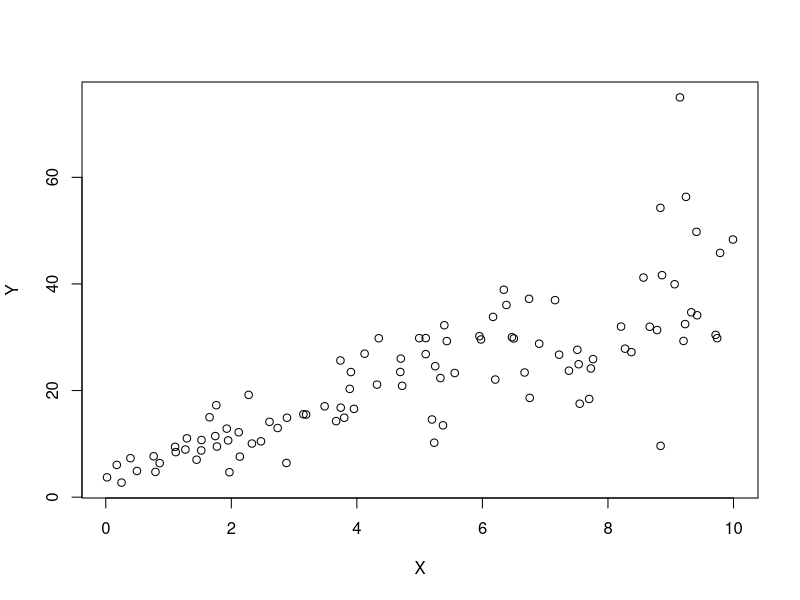
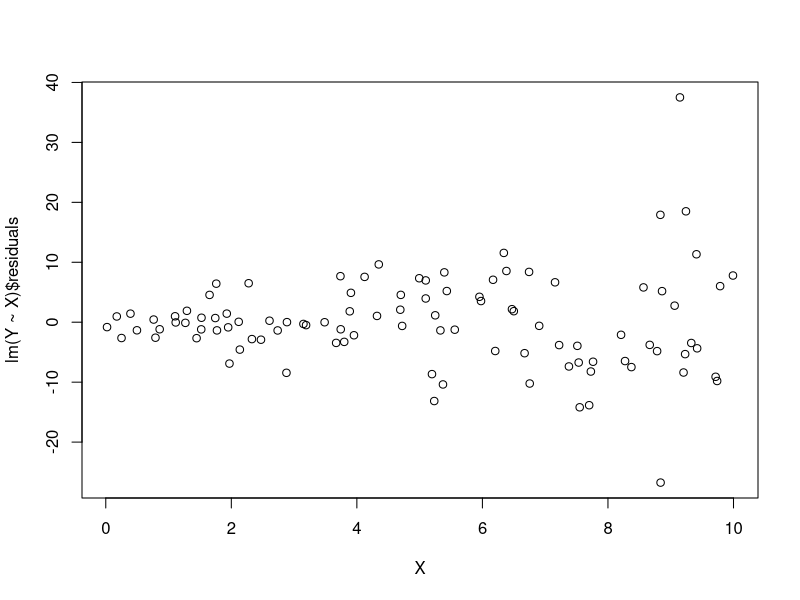

These charts were generated, in order, by the following R code:
## ---- chunk 1
###email: msasnur@kent.edu###
###date: 11/10/2019###

## Question 1a
set.seed(2017)
X=runif(100)*10
Y=X*4+3.45
Y=rnorm(100)*0.29*Y+Y
plot(X,Y)
# Yes, it is possible to fit a linear model

## Question 1b
linearmodel<- lm(Y~X)
linearmodel$coefficients
# Here for straight line equation, gradient value m = 3.61 and intercept c = 4.46
# Y = 3.61X + 4.46
summary(linearmodel)
# Accuracy of this model is 65.17%

## Question 1c
cor(X,Y)^2
#Coefficient of Determination is the square of Coefficeint of Correlation
#From summary of linear model we have found out R^2 = 0.6517. SO, both the values are equal.

##Question 1d
plot(X,lm(Y~X)$residuals)
#From the above plot we can tell it is a Non-constant Error Variance. So, Linear Regression model isn't appropriate to use

##Question 2a
head(mtcars)
hpwt<-lm(mtcars$hp~mtcars$wt)
summary(hpwt)
#We get R^2 = 0.4339

hpmpg<-lm(mtcars$hp~mtcars$mpg)
summary(hpmpg)
#we get R^2 = 0.6024
#Comparing these two models, R^2 value for mpg model is higher. So, Chris is right.

##Question 2b
car<-lm(hp ~ cyl + mpg, data=mtcars)
predict(car,newdata = data.frame(cyl=4,mpg=22))

##Question 2b
predict(car,newdata = data.frame(cyl=4,mpg=22),interval = c("prediction"), level=0.85)

##Question 3a
library(mlbench)
data(BostonHousing)
head(BostonHousing)
boston<-lm(medv~crim+zn+chas+ptratio, data=BostonHousing)
summary(boston)
# By summary of boston, we observe that R^2 is 0.359. R^2 value is very less and its not a good model.

##Question 3b
##Part A
View(BostonHousing)
## The house near chase river is more expensive because coefficient of chas1 variable is 4.583. When the coefficient value is multiplied by 1000(cause its expressed in dollars), we get 4583. So, the price difference here is $4583 

##Question 3c
##As we can see in the summary p values are small. So, all four variables are significant. They are related with house price.

#question 3d
anova(boston)
#Order of importance in these four variables is Crime, PTratio, Zn, Chas. This is found out by using Sum Square values. 
